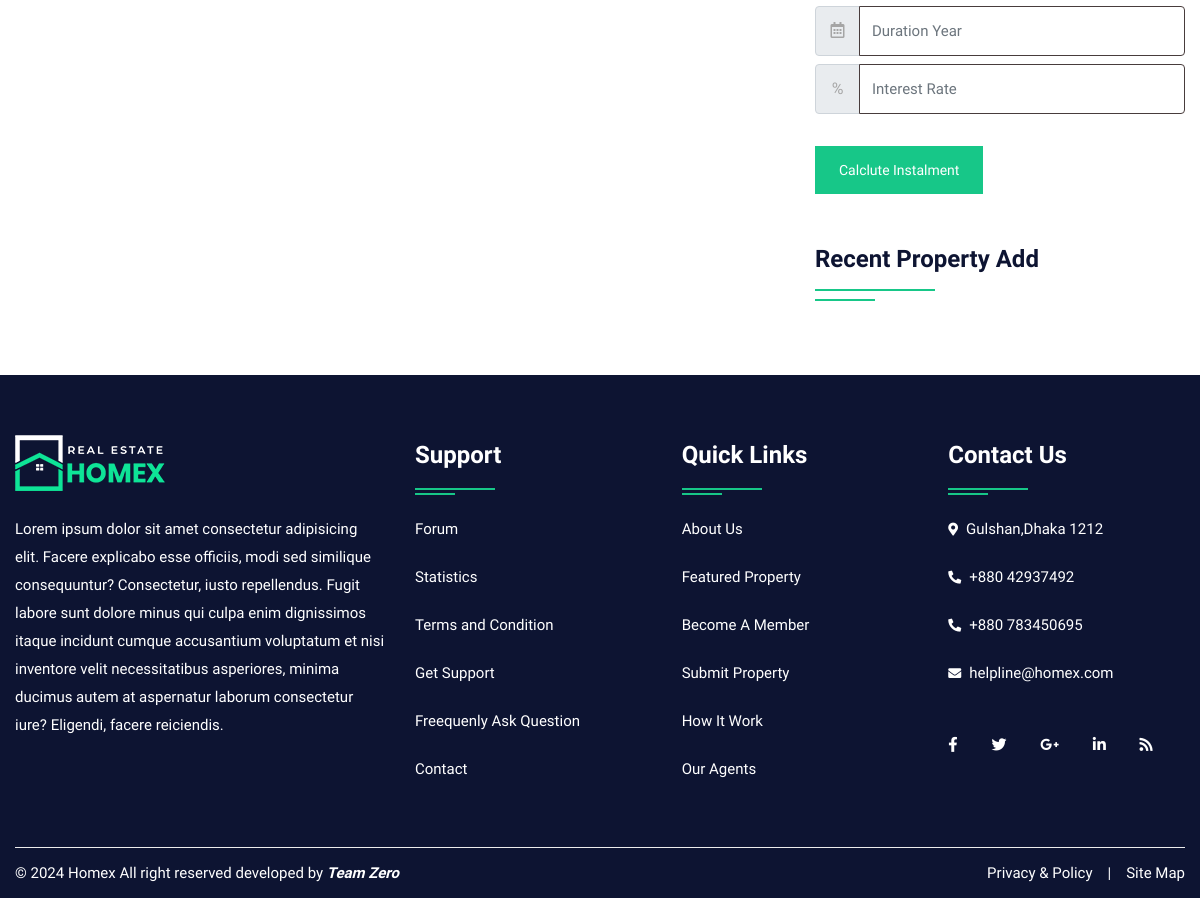
The page /property.php (lower part) on the database as committed earlier.
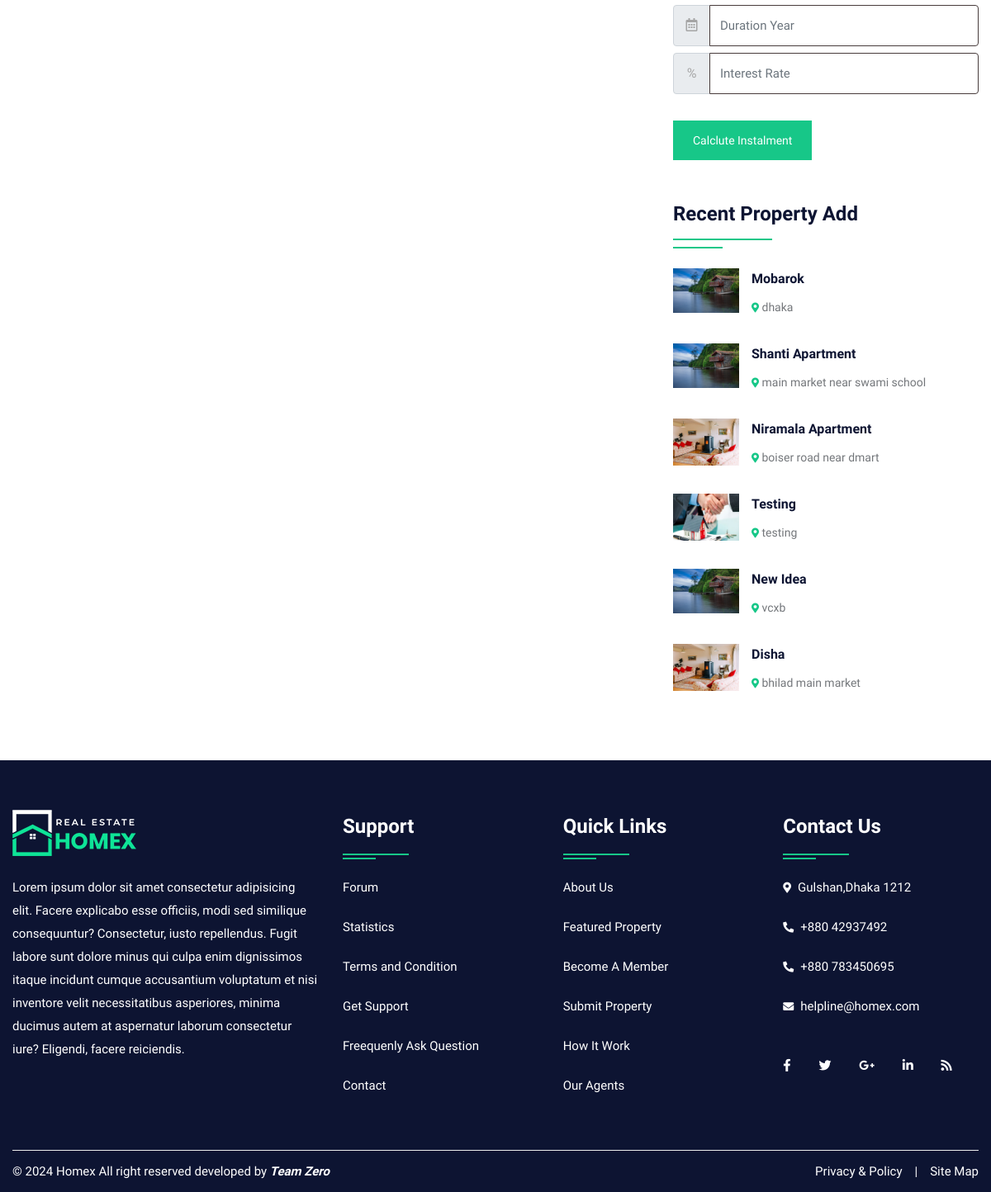
The same page on the database as committed later.
### tables this page shows
CREATE TABLE `property` (
  `pid` int(50) NOT NULL,
  `title` varchar(200) NOT NULL,
  `pcontent` longtext NOT NULL,
  `type` varchar(100) NOT NULL,
  `bhk` varchar(50) NOT NULL,
  `stype` varchar(100) NOT NULL,
  `bedroom` int(50) NOT NULL,
  `bathroom` int(50) NOT NULL,
  `balcony` int(50) NOT NULL,
  `kitchen` int(50) NOT NULL,
  `hall` int(50) NOT NULL,
  `floor` varchar(50) NOT NULL,
  `size` int(50) NOT NULL,
  `price` int(50) NOT NULL,
  `location` varchar(200) NOT NULL,
  `city` varchar(100) NOT NULL,
  `state` varchar(100) NOT NULL,
  `feature` longtext NOT NULL,
  `pimage` varchar(300) NOT NULL,
  `pimage1` varchar(300) NOT NULL,
  `pimage2` varchar(300) NOT NULL,
  `pimage3` varchar(300) NOT NULL,
  `pimage4` varchar(300) NOT NULL,
  `uid` int(50) NOT NULL,
  `status` varchar(50) NOT NULL,
  `mapimage` varchar(300) NOT NULL,
  `topmapimage` varchar(300) NOT NULL,
  `groundmapimage` varchar(300) NOT NULL,
  `totalfloor` varchar(50) NOT NULL,
  `date` datetime NOT NULL DEFAULT current_timestamp()
);

### property.php (the view, shortened to what this page needs)
<!DOCTYPE html>
<html lang="en">
<head>
<link rel="stylesheet" type="text/css" href="css/bootstrap.min.css">
<link rel="stylesheet" type="text/css" href="css/bootstrap-slider.css">
<link rel="stylesheet" type="text/css" href="css/jquery-ui.css">
<link rel="stylesheet" type="text/css" href="css/layerslider.css">
<link rel="stylesheet" type="text/css" href="css/color.css" id="color-change">
<link rel="stylesheet" type="text/css" href="css/owl.carousel.min.css">
<link rel="stylesheet" type="text/css" href="css/font-awesome.min.css">
<link rel="stylesheet" type="text/css" href="fonts/flaticon/flaticon.css">
<link rel="stylesheet" type="text/css" href="css/style.css">
</head>
<body>
<div id="page-wrapper">
    <div class="row">
		<?php include("include/header.php");?>
        <div class="full-row">
            <div class="container">
                <div class="row">
					<div class="col-lg-8">
                    </div>
                    <div class="col-lg-4">
                        <div class="sidebar-widget">
						<form class="d-inline-block w-100" action="calc.php" method="post">
                            <div class="input-group mb-2 mr-sm-2">
                                <div class="input-group-prepend">
                                    <div class="input-group-text"><i class="far fa-calendar-alt"></i></div>
                                </div>
                                <input type="text" class="form-control" name="month" placeholder="Duration Year">
                            </div>
                            <div class="input-group mb-2 mr-sm-2">
                                <div class="input-group-prepend">
                                    <div class="input-group-text">%</div>
                                </div>
                                <input type="text" class="form-control" name="interest" placeholder="Interest Rate">
                            </div>
                            <button type="submit" value="submit" name="calc" class="btn btn-primary mt-4">Calclute Instalment</button>
                        </form>
                        </div>
                        <div class="sidebar-widget mt-5">
                            <h4 class="double-down-line-left text-secondary position-relative pb-4 mb-4">Recent Property Add</h4>
                            <ul class="property_list_widget">
								<?php
								$query=mysqli_query($con,"SELECT * FROM `property` ORDER BY date DESC LIMIT 6");
										while($row=mysqli_fetch_array($query))
										{
								?>
                                <li> <img src="admin/property/<?php echo $row['18'];?>" alt="pimage">
                                    <h6 class="text-secondary hover-text-primary text-capitalize"><a href="propertydetail.php?pid=<?php echo $row['0'];?>"><?php echo $row['1'];?></a></h6>
                                    <span class="font-14"><i class="fas fa-map-marker-alt icon-primary icon-small"></i> <?php echo $row['14'];?></span>
                                </li>
                                <?php } ?>
                            </ul>
                        </div>
                    </div>
                </div>
            </div>
        </div>
		<?php include("include/footer.php");?>
    </div>
</div>
</body>
</html>

### include/footer.php
<footer class="full-row bg-secondary p-0">
            <div class="container">
                <div  class="row">
                    <div class="col-lg-12">
                        <div class="divider py-40">
                            <div class="row">
                                <div class="col-md-12 col-lg-4">
                                    <div class="footer-widget mb-4">
                                        <div class="footer-logo mb-4"> <a href="#"><img class="logo-bottom" src="images/logo/logo-white.png" alt="image"></a> </div>
                                        <p class="pb-20 text-white">Lorem ipsum dolor sit amet consectetur adipisicing elit. Facere explicabo esse officiis, modi sed similique consequuntur? Consectetur, iusto repellendus. Fugit labore sunt dolore minus qui culpa enim dignissimos itaque incidunt cumque accusantium voluptatum et nisi inventore velit necessitatibus asperiores, minima ducimus autem at aspernatur laborum consectetur iure? Eligendi, facere reiciendis.</p>
                                        </div>
                                </div>
                                <div class="col-md-12 col-lg-8">
                                    <div class="row">
                                        <div class="col-md-4 col-lg-4">
                                            <div class="footer-widget footer-nav mb-4">
                                                <h4 class="widget-title text-white double-down-line-left position-relative">Support</h4>
                                                <ul class="hover-text-primary">
                                                    <li><a href="#" class="text-white">Forum</a></li>
                                                    <li><a href="#" class="text-white">Statistics</a></li>
                                                    <li><a href="#" class="text-white">Terms and Condition</a></li>
                                                    <li><a href="#" class="text-white">Get Support</a></li>
                                                    <li><a href="#" class="text-white">Freequenly Ask Question</a></li>
                                                    <li><a href="#" class="text-white">Contact</a></li>
                                                </ul>
                                            </div>
                                        </div>
                                        <div class="col-md-4 col-lg-4">
                                            <div class="footer-widget footer-nav mb-4">
                                                <h4 class="widget-title text-white double-down-line-left position-relative">Quick Links</h4>
                                                <ul class="hover-text-primary">
                                                    <li><a href="#" class="text-white">About Us</a></li>
                                                    <li><a href="#" class="text-white">Featured Property</a></li>
                                                    <li><a href="#" class="text-white">Become A Member</a></li>
                                                    <li><a href="#" class="text-white">Submit Property</a></li>
                                                    <li><a href="#" class="text-white">How It Work</a></li>
                                                    <li><a href="#" class="text-white">Our Agents</a></li>
                                                </ul>
                                            </div>
                                        </div>
                                        <div class="col-md-4 col-lg-4">
                                            <div class="footer-widget">
                                                <h4 class="widget-title text-white double-down-line-left position-relative">Contact Us</h4>
                                                <ul class="text-white">
                                                    <li class="hover-text-primary"><i class="fas fa-map-marker-alt text-white mr-2 font-13 mt-1"></i>Gulshan,Dhaka 1212</li>
                                                    <li class="hover-text-primary"> <i class="fas fa-phone-alt text-white mr-2 font-13 mt-1"></i>+880 42937492</li>
													<li class="hover-text-primary"> <i class="fas fa-phone-alt text-white mr-2 font-13 mt-1"></i>+880 783450695</li>
                                                    <li class="hover-text-primary"><i class="fas fa-envelope text-white mr-2 font-13 mt-1"></i>helpline@homex.com</li>
                                                </ul>
                                            </div>
                                            <div class="footer-widget media-widget mt-4 text-white hover-text-primary"> <a href="#"><i class="fab fa-facebook-f"></i></a> <a href="#"><i class="fab fa-twitter"></i></a> <a href="#"><i class="fab fa-google-plus-g"></i></a> <a href="#"><i class="fab fa-linkedin-in"></i></a> <a href="#"><i class="fas fa-rss"></i></a> </div>
                                        </div>
                                    </div>
                                </div>
                            </div>
                        </div>
                    </div>
                </div>
                <div class="row copyright">
                    <div class="col-sm-6"> <span class="text-white">© 2024 Homex All right reserved developed by <b><i>Team Zero</i></b></span> </div>
                    <div class="col-sm-6">
                        <ul class="line-menu text-white hover-text-primary float-right">
                            <li><a href="#">Privacy & Policy</a></li>
                            <li>|</li>
                            <li><a href="#"> Site Map</a></li>
                        </ul>
                    </div>
                </div>
            </div>
        </footer>

### css/color.css (style rules this page uses)
:root { --theme-ordinary-color: #74777b; }
:root { --theme-primary-color: #17c788; }
:root { --theme-secondary-color: #0d1432; }
:root { --theme-white-color: #fff; }
:root { --theme-light-color: #f8f8f8; }
:root { --theme-gray-color: #f5f5f5; }
:root { --theme-footer-color: #091b4b; }
:root { --theme-dark-color: #091b4b; }
:root { --text-light-color: #a3a7af; }
:root { --theme-primary-opacity-color: rgba(11, 191, 141, .8); }
:root { --theme-secondary-opacity-color: rgba(13,20,50,0.7); }
:root { --theme-white-opacity-color: rgba(255, 255, 255, 0.3); }
:root { --theme-dark-opacity-color: rgba(0, 0, 0, 0.5); }
:root { --theme-ordinary-font: 'Muli', sans-serif; }
:root { --theme-highlight-font: 'Comfortaa', cursive; }

Rows that differ between the two databases and show on the page:
added property: pimage (picture), title "Mobarok", location "dhaka"
added property: pimage (picture), title "Shanti Apartment", location "main market near swami school"
added property: pimage (picture), title "Niramala Apartment", location "boiser road near dmart"
added property: pimage (picture), title "Testing", location "testing"
added property: pimage (picture), title "New Idea", location "vcxb"
added property: pimage (picture), title "Disha", location "bhilad main market"
